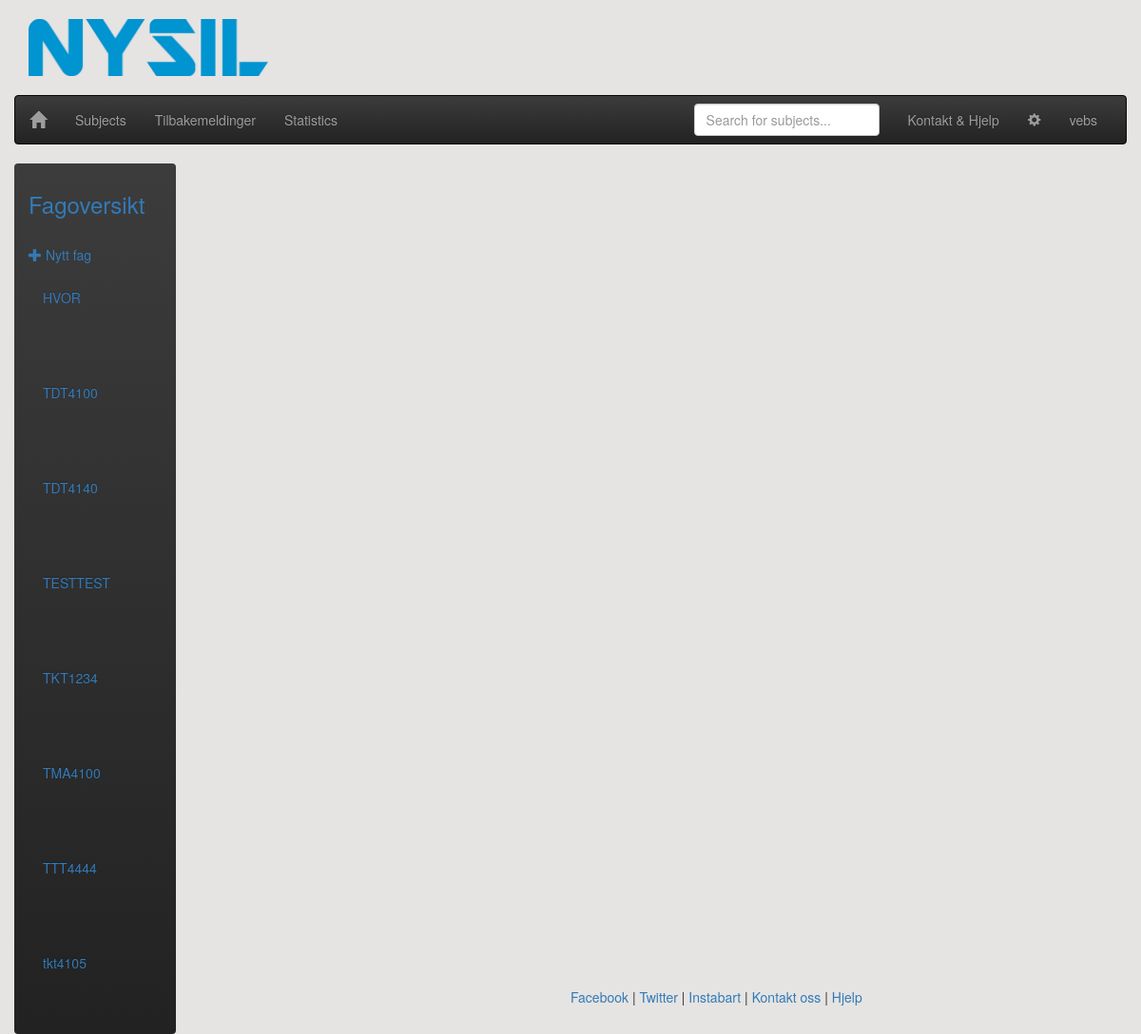
The app's page /adminpage/tilbakemeldinger/, older data.
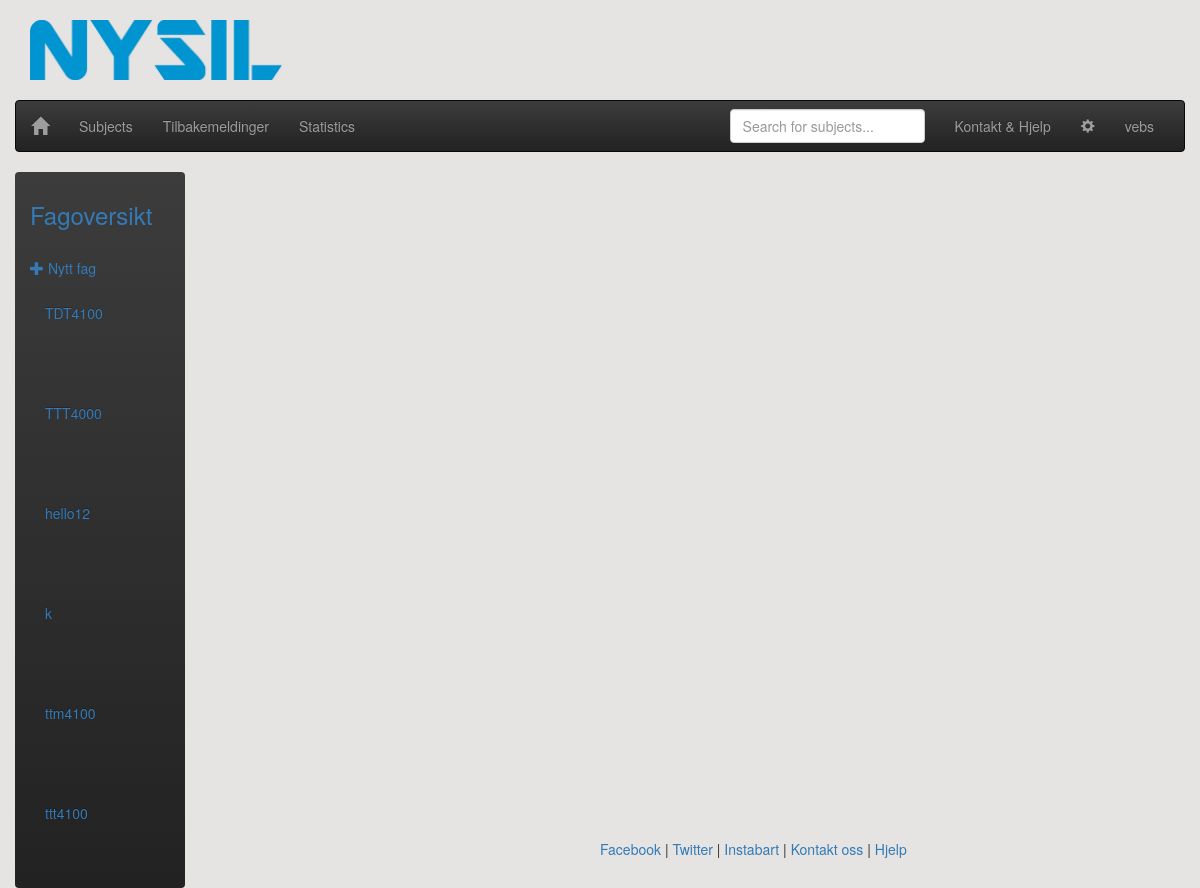
The same page, newer data.
### main/models.py (models this page shows)
class Subject(models.Model):
    subject_code = models.CharField(max_length=20, primary_key=True) # primary key
    subject_name = models.CharField(max_length=30)
    professor_firstname = models.CharField(max_length=30)
    professor_lastname = models.CharField(max_length=30)
    professor_email = models.EmailField()
    class Meta:
        ordering = ['subject_code']
    def __str__(self):
        return self.subject_code
    def get_full_name(self):
        return self.professor_firstname + " " + self.professor_lastname
    get_full_name.short_description = 'Professor' # headline of professor-column in the admin-table

### adminpage/views.py (the view)
# urls.py: url(r'^tilbakemeldinger/(?P<subject_pk>[A-Za-z0-9]+)/$', views.chapters, name="chapters"),
def tilbakemeldinger(req):
    subjects = Subject.objects.all()
    context = {'subjects':subjects}
    return render(req,'adminpage/tilbakemeldinger.html',context)

### adminpage/templates/adminpage/tilbakemeldinger.html (shortened to what this page needs)
{% extends 'adminpage/admin_header.html' %}
{% block content %}
    <div class="container-fluid">
      <div class="row">
        <div class="col-sm-3 col-md-2 sidebar">
          <ul class="nav nav-sidebar navbar-inverse">
              <li ><a href="{% url 'adminpage:subject_overview' %}"><h3>Fagoversikt</h3><span class="sr-only">(current)</span></a></li>
              <li><a href="{% url 'adminpage:new_subject' %}"><span class="glyphicon glyphicon-plus"></span>  Nytt fag</a></li>
                {% for subject in subjects %}
                <div class="collapse navbar-collapse" id="id_subject_overview_menu">
                    <ul class="nav navbar-nav navbar-left" style="width:120px">
                      <li style="float:left">
                          <a href="{% url 'adminpage:chapters' subject_pk=subject.pk %}" style="color:#337AB7;width:150px">
                              {{ subject }}
                          </a>
                      </li>
                    </ul>
                    <ul class="nav navbar-nav navbar-right" id="id_nav_drop" style="width:-10px">
                        <li class="dropdown">
                        </li>
                    </ul>
                 </div>
                {% endfor %}
          </ul>
        </div>
    </div>
</div>
{% endblock%}

### adminpage/templates/adminpage/admin_header.html (shortened to what this page needs)
<!DOCTYPE html>
<html lang="en">
<head>
    {% load static %}
    <link rel="stylesheet" href="{% static 'adminpage/css/customize.css' %}" type="text/css">
	<link rel="stylesheet" href="https://maxcdn.bootstrapcdn.com/bootstrap/3.3.7/css/bootstrap.min.css"
>
	<link rel="stylesheet" href="https://maxcdn.bootstrapcdn.com/bootstrap/3.3.7/css/bootstrap-theme.min.css"
>
    <link rel="stylesheet" href="{% static 'main/css/header.css'%}" type = "text/css"/>
</head>
<body class="body" style="background-color: #E5E4E2;">
<div id="wrapper">
    <div class="container-fluid" style="min-height:95%">
        <div class="row">
            <div class="col-sm-1">
            <div class="col-sm-3">
                <br>
                <center>
                    <a href="{%url 'main:index' %}">
                         <img src="{% static 'main/img/Logo.jpg'%}"  class="responsive-img" style='max-height: 60px;' alt="Responsive image">
                    </a>
                </center>
            </div>
        </div>
    </div>
        <br>
        <nav class="navbar navbar-inverse">
            <div class="container-fluid">
                <div class="navbar-header">
                    <a href="{%url 'main:index' %}" class="navbar-brand" ><span class="glyphicon glyphicon-home"></span> </a>
                </div>
                <div class="collapse navbar-collapse" id="mainNavBar">
                    <ul class="nav navbar-nav">
                        <li><a href="{% url 'adminpage:subject_overview' %}">Subjects</a></li>
                        <li><a href="{% url 'adminpage:tilbakemeldinger' %}">Tilbakemeldinger</a></li>
                        <li><a href="{% url 'stats:statistics_index'%}">Statistics</a></li>
                    </ul>
                    <ul class="nav navbar-nav navbar-right">
                        <li><a href="#">Kontakt & Hjelp</a></li>
                        <li class="dropdown">
                            <li><a href="#">
                                <span class="glyphicon glyphicon-cog">  </span>
                            </a></li>
                            <li><a href="#">vebs</a></li>
				        </li>
                    </ul>
                    <form method='GET' action='' class="navbar-form navbar-right">
                        <input type="text" name="/my_subjects/q" class="form-control" placeholder="Search for subjects..." value="{{request.GET.q}}">
                    </form>
                </div>
            </div>
        </nav>
    </div>
    {% block content %}
    {% endblock%}
</div>
<footer id="footer">
    <div class="navbar navbar-fixed-bottom" style='margin-left:600px'>
        <p>
            <a href="https://www.facebook.com">Facebook</a> |
            <a href="https://www.twitter.com">Twitter</a> |
            <a href="https://www.instabart.no">Instabart</a> |
            <a href="#">Kontakt oss</a> |
            <a href="#">Hjelp</a>
        </p>
    </div>
</footer>
</body>

### main/static/main/css/header.css (style rules this page uses)
#footer { position:absolute; bottom:0; width:100%; height:60px; padding: 15px; }

Row changes from the older to the newer data that the page shows:
removed Subject: subject_code "HVOR"
removed Subject: subject_code "TDT4140"
removed Subject: subject_code "TESTTEST"
removed Subject: subject_code "TKT1234"
removed Subject: subject_code "TMA4100"
removed Subject: subject_code "TTT4444"
removed Subject: subject_code "tkt4105"
added Subject: subject_code "TTT4000"
added Subject: subject_code "hello12"
added Subject: subject_code "k"
added Subject: subject_code "ttm4100"
added Subject: subject_code "ttt4100"
